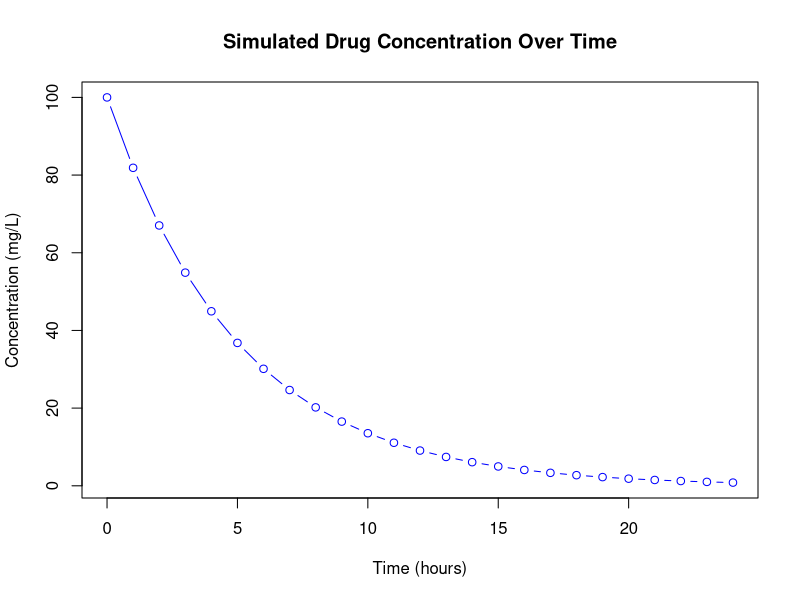

R code for this plot:
# simple drug Concentration simulation

#Time from 0 to 24 hours 1 hour intervals

time <-seq(0,24, by = 1) # time in hours
dose <- 100 #dose in mg
ke <- 0.2  #elimination rate constant 


concentration <- dose * exp(-ke * time)

plot(time, concentration, type = "b", col = "blue",
     main = "Simulated Drug Concentration Over Time",
     xlab = "Time (hours)", ylab = "Concentration (mg/L)")
